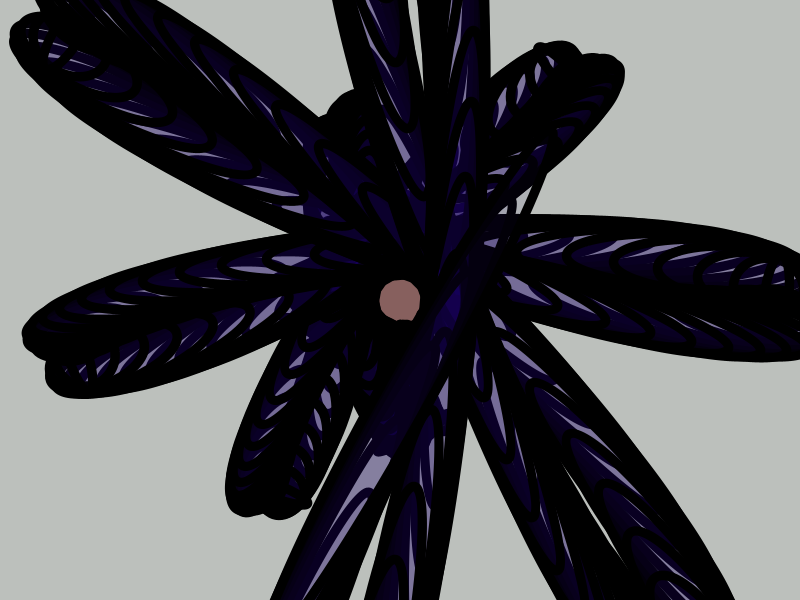
Frame 1 (no input)
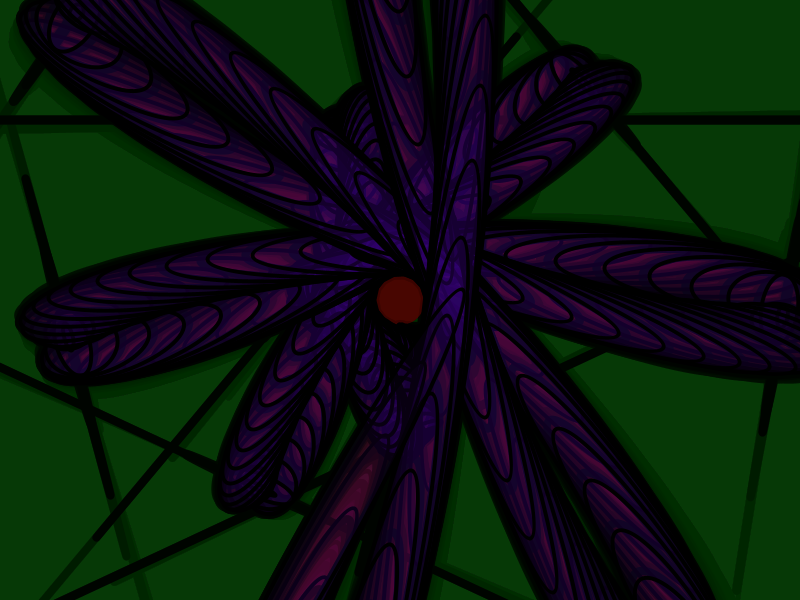
Frame 60 (the mouse pressed at the canvas centre just before this capture)
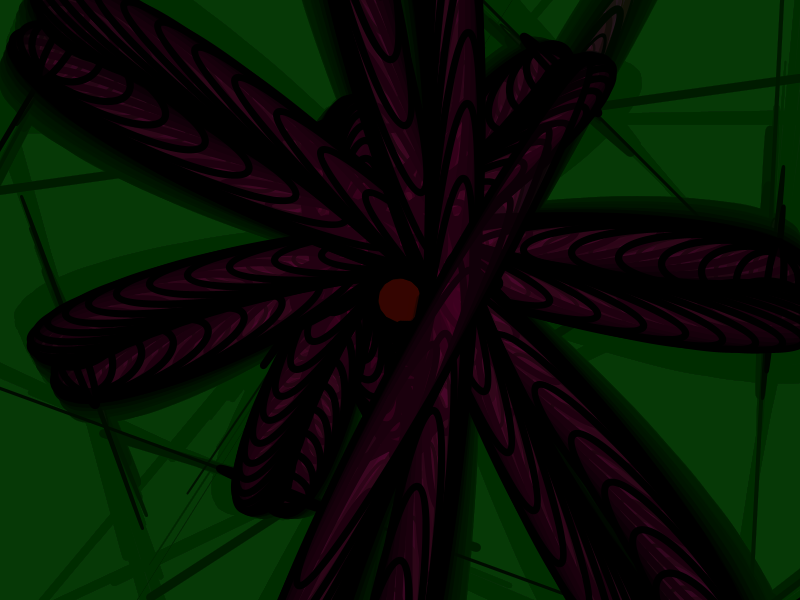
Frame 120 (the mouse held since frame 60 and released just before this capture)

The Processing sketch that drew these frames (run headless with seeded random() and noise(); from frame 60 on, the mouse is pressed at the canvas centre):

// Processing sketch: processing_46362
// ── processing_46362.pde


float a = 0.0;
float inc = TWO_PI/50.0;

void setup() {
  size (800, 600);
  smooth();
  frameRate(120);
  
}



void draw() {

  noStroke();
  fill(0, 56, 0, 20);
  rect(0, 0, width, height);
  
 fill(random(127),random(5),0, 127);
  ellipse (width/2, height/2, 50,50);
  
  translate (width/2, height/2); 
  
  stroke(0);
  strokeWeight(random(10));
  fill(random(127), 0, random(127), 20);
  for (int i=0; i<600; i=i+2) {
    
    ellipse(i*sin(a), 50, i*cos(a), 50+tan(a)*2.0);
    a = a + inc;
    rotate (PI/180);
  }
}
